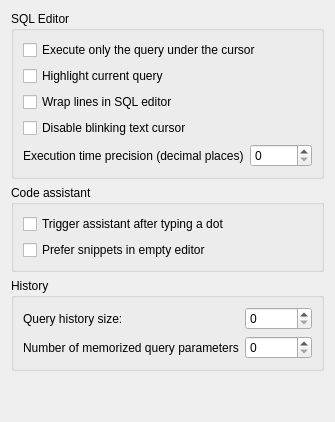
         <widget class="QWidget" name="sqlEditorPage">
          <layout class="QVBoxLayout" name="verticalLayout_11">
           <item>
            <widget class="QGroupBox" name="sqlQueriesGroup">
             <property name="title">
              <string>SQL Editor</string>
             </property>
             <layout class="QGridLayout" name="gridLayout_4">
              <item row="5" column="0">
               <widget class="QLabel" name="execTimePrecCheck">
                <property name="toolTip">
                 <string>&lt;html&gt;&lt;head/&gt;&lt;body&gt;&lt;p&gt;Specifies the maximum number of decimal places shown for query execution time. Up to 9 digits (nanoseconds) can be configured. Trailing zeros are automatically trimmed.&lt;/p&gt;&lt;/body&gt;&lt;/html&gt;</string>
                </property>
                <property name="text">
                 <string>Execution time precision (decimal places)</string>
                </property>
               </widget>
              </item>
              <item row="5" column="1">
               <widget class="QSpinBox" name="execTimePrecSpin">
                <property name="maximumSize">
                 <size>
                  <width>150</width>
                  <height>16777215</height>
                 </size>
                </property>
                <property name="toolTip">
                 <string>&lt;html&gt;&lt;head/&gt;&lt;body&gt;&lt;p&gt;Specifies the maximum number of decimal places shown for query execution time. Up to 9 digits (nanoseconds) can be configured. Trailing zeros are automatically trimmed.&lt;/p&gt;&lt;/body&gt;&lt;/html&gt;</string>
                </property>
                <property name="maximum">
                 <number>9</number>
                </property>
                <property name="cfg" stdset="0">
                 <string notr="true">General.SqlEditorExecTimePrecision</string>
                </property>
               </widget>
              </item>
              <item row="3" column="0" colspan="2">
               <widget class="QCheckBox" name="wrapLinesInSqlEditorCheck">
                <property name="toolTip">
                 <string>&lt;html&gt;&lt;head/&gt;&lt;body&gt;&lt;p&gt;If enabled, lines longer than the editor width will be wrapped, so horizontal scrolling will not be needed.&lt;/p&gt;&lt;p&gt;This option defines the global default, while individual SQL editor windows can override it locally.&lt;/p&gt;&lt;/body&gt;&lt;/html&gt;</string>
                </property>
                <property name="text">
                 <string>Wrap lines in SQL editor</string>
                </property>
                <property name="cfg" stdset="0">
                 <string notr="true">General.SqlEditorWrapWords</string>
                </property>
               </widget>
              </item>
              <item row="4" column="0" colspan="2">
               <widget class="QCheckBox" name="disableBlinkingCusrorCheck">
                <property name="text">
                 <string>Disable blinking text cursor</string>
                </property>
                <property name="cfg" stdset="0">
                 <string notr="true">General.DisableBlinkingCursor</string>
                </property>
               </widget>
              </item>
              <item row="2" column="0" colspan="2">
               <widget class="QCheckBox" name="highlightCurrentQueryCheck">
                <property name="toolTip">
                 <string>&lt;html&gt;&lt;head/&gt;&lt;body&gt;&lt;p&gt;Highlights the query under the cursor - the same query that will be executed when using &lt;span style=&quot; font-style:italic;&quot;&gt;Execute query&lt;/span&gt;.&lt;/p&gt;&lt;/body&gt;&lt;/html&gt;</string>
                </property>
                <property name="text">
                 <string>Highlight current query</string>
                </property>
                <property name="cfg" stdset="0">
                 <string notr="true">General.SqlEditorCurrQueryHighlight</string>
                </property>
               </widget>
              </item>
              <item row="1" column="0" colspan="2">
               <widget class="QCheckBox" name="execQueryUnderCursorCheck">
                <property name="toolTip">
                 <string>&lt;html&gt;&lt;head/&gt;&lt;body&gt;&lt;p&gt;When multiple queries are present, executes only the query under the cursor.&lt;br/&gt;When disabled, all queries are executed.&lt;br/&gt;You can also execute selected queries or use shortcuts (%1 for single, %2 for all).&lt;/p&gt;&lt;/body&gt;&lt;/html&gt;</string>
                </property>
                <property name="text">
                 <string>Execute only the query under the cursor</string>
                </property>
                <property name="cfg" stdset="0">
                 <string notr="true">General.ExecuteCurrentQueryOnly</string>
                </property>
               </widget>
              </item>
             </layout>
            </widget>
           </item>
           <item>
            <widget class="QGroupBox" name="codeAssistantGroup">
             <property name="title">
              <string>Code assistant</string>
             </property>
             <layout class="QGridLayout" name="gridLayout_14">
              <item row="0" column="0">
               <widget class="QCheckBox" name="autoTriggerAssistantCheck">
                <property name="toolTip">
                 <string>&lt;html&gt;&lt;head/&gt;&lt;body&gt;&lt;p&gt;If this option is enabled, the code assistant will be triggered in cases, when user types for example &lt;span style=&quot; font-weight:700;&quot;&gt;tableName.&lt;/span&gt; to propose columns of the table. If the option is disabled, user will have to hit the assistant hotkey explicitly.&lt;/p&gt;&lt;/body&gt;&lt;/html&gt;</string>
                </property>
                <property name="text">
                 <string>Trigger assistant after typing a dot</string>
                </property>
                <property name="cfg" stdset="0">
                 <string notr="true">CodeAssistant.AutoTrigger</string>
                </property>
               </widget>
              </item>
              <item row="1" column="0">
               <widget class="QCheckBox" name="checkBox_2">
                <property name="toolTip">
                 <string>When enabled, invoking code completion in an empty editor shows code snippets first instead of syntax suggestions. Invoking code completion again switches to syntax suggestions (and vice versa).</string>
                </property>
                <property name="text">
                 <string>Prefer snippets in empty editor</string>
                </property>
                <property name="cfg" stdset="0">
                 <string notr="true">General.SqlEditorSnippetsIfEmpty</string>
                </property>
               </widget>
              </item>
             </layout>
            </widget>
           </item>
           <item>
            <widget class="QGroupBox" name="groupBox">
             <property name="title">
              <string>History</string>
             </property>
             <layout class="QGridLayout" name="gridLayout_10">
              <item row="0" column="0">
               <widget class="QLabel" name="queryHistorySizeLabel">
                <property name="toolTip">
                 <string>Number of queries kept in the history.</string>
                </property>
                <property name="text">
                 <string>Query history size:</string>
                </property>
               </widget>
              </item>
              <item row="0" column="1">
               <widget class="QSpinBox" name="queryHistorySizeSpin">
                <property name="maximumSize">
                 <size>
                  <width>150</width>
                  <height>16777215</height>
                 </size>
                </property>
                <property name="toolTip">
                 <string>Number of queries kept in the history.</string>
                </property>
                <property name="maximum">
                 <number>999999</number>
                </property>
                <property name="cfg" stdset="0">
                 <string notr="true">General.SqlHistorySize</string>
                </property>
               </widget>
              </item>
              <item row="1" column="0">
               <widget class="QLabel" name="bindParamLimitLabel">
                <property name="toolTip">
                 <string>&lt;p&gt;Maximum number of query parameters (:param, @param, $param, ?) stored in history. When you re-use parameter with the same name/position, Letos will pre-initialize it with most recent memorized value (you will still be able to change it). Value of 1000 should be sufficient.&lt;/p&gt;</string>
                </property>
                <property name="text">
                 <string>Number of memorized query parameters</string>
                </property>
               </widget>
              </item>
              <item row="1" column="1">
               <widget class="QSpinBox" name="bindParamLimitSpin">
                <property name="toolTip">
                 <string>&lt;p&gt;Maximum number of query parameters (:param, @param, $param, ?) stored in history. When you re-use parameter with the same name/position, Letos will pre-initialize it with most recent memorized value (you will still be able to change it). Value of 1000 should be sufficient.&lt;/p&gt;</string>
                </property>
                <property name="maximum">
                 <number>999999</number>
                </property>
                <property name="cfg" stdset="0">
                 <string notr="true">General.BindParamsCacheSize</string>
                </property>
               </widget>
              </item>
             </layout>
            </widget>
           </item>
           <item>
            <spacer name="sqlEditorSpacer">
             <property name="orientation">
              <enum>Qt::Orientation::Vertical</enum>
             </property>
             <property name="sizeHint" stdset="0">
              <size>
               <width>20</width>
               <height>40</height>
              </size>
             </property>
            </spacer>
           </item>
          </layout>
         </widget>
